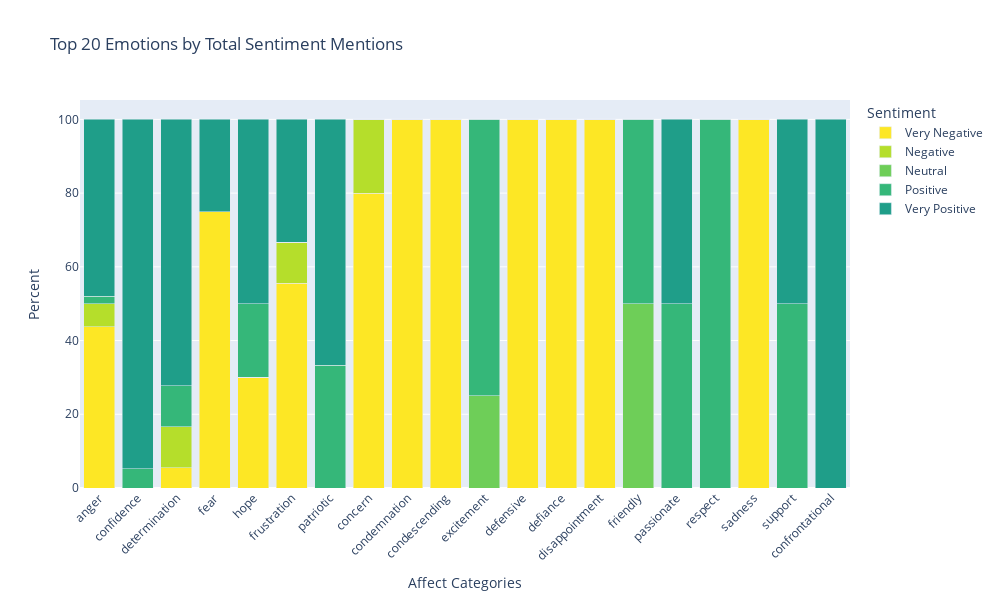

Here is the notebook cell this chart was saved with:
### Code cell
mask = (df['date'] >= "2023-05-05") & (df['date'] <= "2023-10-02")
filtered_df = df.loc[mask]

df_emotion_sentiment = filtered_df[["sentiment", "lemmatized_emotions_clean"]].reset_index(drop=True)
mlb = MultiLabelBinarizer()

emotions_matrix = pd.DataFrame(mlb.fit_transform(df_emotion_sentiment["lemmatized_emotions_clean"]), columns=mlb.classes_)
emotions_matrix = emotions_matrix.reset_index(drop=True)
# emotions_matrix


# df["year"] = df["date"].dt.year

# df_2023 = df[df["year"] == 2023]

# emotions_matrix = create_emotions_matrix(filtered_df, "lemmatized_emotions_clean")

# create binary values



# emotions_list, embeddings = create_embeddings(emotions_matrix)

# One hot encoding
e_s_merged = pd.concat([df_emotion_sentiment["sentiment"], emotions_matrix], axis=1).reset_index(drop=True)

df_long = e_s_merged.melt(id_vars="sentiment", value_vars=emotions_matrix.columns, 
                              var_name="emotion", value_name="present")

df_long = df_long[df_long["present"]==1]

pd.set_option("display.max_rows", None)

crosstab = pd.crosstab(df_long["sentiment"], df_long["emotion"])

# crosstab, df_long = one_hot_encoding(filtered_df, emotions_matrix)

grouped = crosstab.T.groupby("emotion").sum()

sentiment_map = {
    "very negative" : 0, 
    "negative": 1, 
    "neutral": 2,
    "positive": 3, 
    "very positive": 4
}

grouped.columns = grouped.columns.map(sentiment_map)


# Prepare data
top_n = grouped.sum(axis=1).nlargest(20).index

grouped_top = grouped.loc[top_n]


grouped_percent = grouped_top.div(grouped_top.sum(axis=1), axis=0) * 100
grouped_percent_sorted = grouped_percent[sorted(grouped_percent.columns)]
grouped_percent_sorted


map_num_to_sentiment = {
    0: "Very Negative",
    1: "Negative",
    2: "Neutral",
    3: "Positive",
    4: "Very Positive"
}

grouped_percent_sorted_renamed = grouped_percent_sorted.rename(columns=map_num_to_sentiment)
grouped_percent_sorted_renamed

# Create a stacked bar chart
fig = go.Figure()

for i, sentiment in enumerate(grouped_percent_sorted_renamed.columns):
    fig.add_trace(go.Bar(
        x=grouped_percent_sorted_renamed.index,
        y=grouped_percent_sorted_renamed[sentiment],
        name=sentiment,
        marker_color=colors[i % len(colors)],
        customdata=grouped_percent_sorted_renamed[[sentiment]].to_numpy(),  # <-- pass raw counts as customdata
        hovertemplate='%{y:.0f}% (%{customdata[0]} counts)<extra>%{fullData.name}</extra>'
    ))

# Customize layout
fig.update_layout(
    barmode='stack',
    title='Top 20 Emotions by Total Sentiment Mentions',
    xaxis_title='Affect Categories',
    yaxis_title='Percent',
    xaxis_tickangle=-45,
    height=600,
    width=1000
)
fig.update_layout(
    legend=dict(
        title="Sentiment",
        orientation="v",   # vertical
        traceorder="normal"  # or "reversed" to flip
    )
)
fig.show()

### Figure 1 — Plotly figure (JSON) as saved in the notebook; plotly's stock layout.template omitted (floating-point values rounded to 4 significant figures)
{"data": [{"customdata": [[43.75], [0.0], [5.556], [75.0], [30.0], [55.56], [0.0], [80.0], [100.0], [100.0], [0.0], [100.0], [100.0], [100.0], [0.0], [0.0], [0.0], [100.0], [0.0], [0.0]], "hovertemplate": "%{y:.0f}% (%{customdata[0]} counts)<extra>%{fullData.name}</extra>", "marker": {"color": "#fde725"}, "name": "Very Negative", "type": "bar", "x": ["anger", "confidence", "determination", "fear", "hope", "frustration", "patriotic", "concern", "condemnation", "condescending", "excitement", "defensive", "defiance", "disappointment", "friendly", "passionate", "respect", "sadness", "support", "confrontational"], "y": [43.75, 0.0, 5.556, 75.0, 30.0, 55.56, 0.0, 80.0, 100.0, 100.0, 0.0, 100.0, 100.0, 100.0, 0.0, 0.0, 0.0, 100.0, 0.0, 0.0]}, {"customdata": [[6.25], [0.0], [11.11], [0.0], [0.0], [11.11], [0.0], [20.0], [0.0], [0.0], [0.0], [0.0], [0.0], [0.0], [0.0], [0.0], [0.0], [0.0], [0.0], [0.0]], "hovertemplate": "%{y:.0f}% (%{customdata[0]} counts)<extra>%{fullData.name}</extra>", "marker": {"color": "#b5de2b"}, "name": "Negative", "type": "bar", "x": ["anger", "confidence", "determination", "fear", "hope", "frustration", "patriotic", "concern", "condemnation", "condescending", "excitement", "defensive", "defiance", "disappointment", "friendly", "passionate", "respect", "sadness", "support", "confrontational"], "y": [6.25, 0.0, 11.11, 0.0, 0.0, 11.11, 0.0, 20.0, 0.0, 0.0, 0.0, 0.0, 0.0, 0.0, 0.0, 0.0, 0.0, 0.0, 0.0, 0.0]}, {"customdata": [[0.0], [0.0], [0.0], [0.0], [0.0], [0.0], [0.0], [0.0], [0.0], [0.0], [25.0], [0.0], [0.0], [0.0], [50.0], [0.0], [0.0], [0.0], [0.0], [0.0]], "hovertemplate": "%{y:.0f}% (%{customdata[0]} counts)<extra>%{fullData.name}</extra>", "marker": {"color": "#6ece58"}, "name": "Neutral", "type": "bar", "x": ["anger", "confidence", "determination", "fear", "hope", "frustration", "patriotic", "concern", "condemnation", "condescending", "excitement", "defensive", "defiance", "disappointment", "friendly", "passionate", "respect", "sadness", "support", "confrontational"], "y": [0.0, 0.0, 0.0, 0.0, 0.0, 0.0, 0.0, 0.0, 0.0, 0.0, 25.0, 0.0, 0.0, 0.0, 50.0, 0.0, 0.0, 0.0, 0.0, 0.0]}, {"customdata": [[2.083], [5.263], [11.11], [0.0], [20.0], [0.0], [33.33], [0.0], [0.0], [0.0], [75.0], [0.0], [0.0], [0.0], [50.0], [50.0], [100.0], [0.0], [50.0], [0.0]], "hovertemplate": "%{y:.0f}% (%{customdata[0]} counts)<extra>%{fullData.name}</extra>", "marker": {"color": "#35b779"}, "name": "Positive", "type": "bar", "x": ["anger", "confidence", "determination", "fear", "hope", "frustration", "patriotic", "concern", "condemnation", "condescending", "excitement", "defensive", "defiance", "disappointment", "friendly", "passionate", "respect", "sadness", "support", "confrontational"], "y": [2.083, 5.263, 11.11, 0.0, 20.0, 0.0, 33.33, 0.0, 0.0, 0.0, 75.0, 0.0, 0.0, 0.0, 50.0, 50.0, 100.0, 0.0, 50.0, 0.0]}, {"customdata": [[47.92], [94.74], [72.22], [25.0], [50.0], [33.33], [66.67], [0.0], [0.0], [0.0], [0.0], [0.0], [0.0], [0.0], [0.0], [50.0], [0.0], [0.0], [50.0], [100.0]], "hovertemplate": "%{y:.0f}% (%{customdata[0]} counts)<extra>%{fullData.name}</extra>", "marker": {"color": "#1f9e89"}, "name": "Very Positive", "type": "bar", "x": ["anger", "confidence", "determination", "fear", "hope", "frustration", "patriotic", "concern", "condemnation", "condescending", "excitement", "defensive", "defiance", "disappointment", "friendly", "passionate", "respect", "sadness", "support", "confrontational"], "y": [47.92, 94.74, 72.22, 25.0, 50.0, 33.33, 66.67, 0.0, 0.0, 0.0, 0.0, 0.0, 0.0, 0.0, 0.0, 50.0, 0.0, 0.0, 50.0, 100.0]}], "layout": {"barmode": "stack", "height": 600, "legend": {"orientation": "v", "title": {"text": "Sentiment"}, "traceorder": "normal"}, "title": {"text": "Top 20 Emotions by Total Sentiment Mentions"}, "width": 1000, "xaxis": {"tickangle": -45, "title": {"text": "Affect Categories"}}, "yaxis": {"title": {"text": "Percent"}}}}
